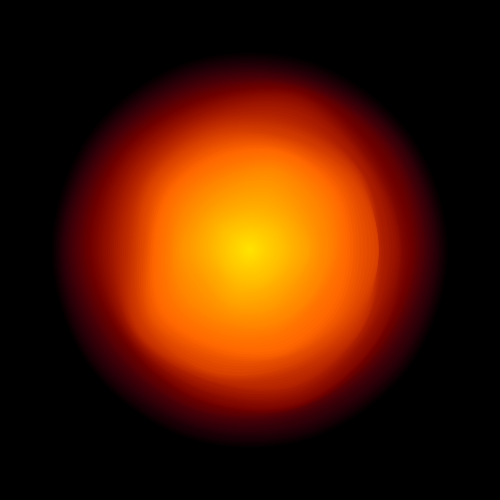
Frame 1 (no input)
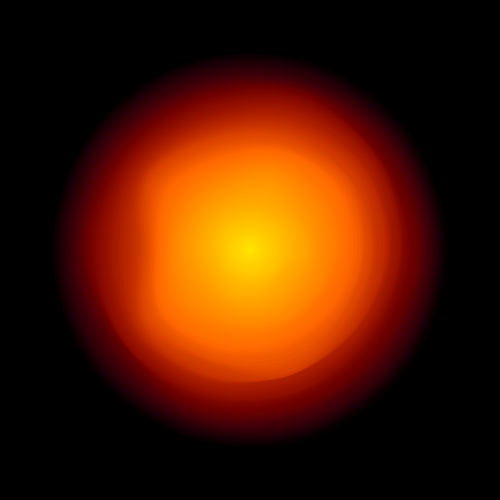
Frame 60 (no input)
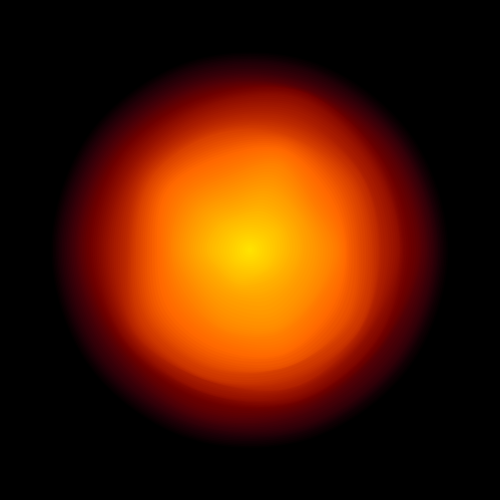
Frame 120 (the mouse pressed at the canvas centre since frame 60)

The p5.js sketch that drew these frames (run headless with seeded random() and noise() and a simulated clock; from frame 60 on, the mouse is pressed at the canvas centre):

// p5.js sketch
// ── sketch.js
// By Roni Kaufman
// Inspired by Dylan Thomas' eponym 1951 poem
// and HAL 9000 from Stanley Kubrick's 1968 movie, "2001: A Space Odyssey"

let kMax;
let step;
let n = 50; // number of blobs
let radius = 0; // diameter of the circle
let inter = 2; // difference between the sizes of two blobs
let maxNoise = 50;

let noiseProg = (x) => x;

function setup() {
  createCanvas(500, 500);
  colorMode(HSB, 1);
  angleMode(DEGREES);
  noFill();
  //noLoop();
  kMax = 2;
  step = 0.01;
  noStroke();
}

function draw() {
  background(0);
  let t = frameCount / 100;
  for (let i = 2 * n; i > 0; i--) {
    let alpha = 1 - i / (2 * n);
    fill((alpha / 5 + 0.95) % 1, 1, alpha * 1.7, 1);
    let size = radius + i * inter;
    let k, noisiness;
    if (i < n) {
      k = kMax * sqrt(i / n);
      noisiness = maxNoise * noiseProg(i / n);
    } else {
      k = kMax * sqrt(1 - (i - n) / n);
      noisiness = maxNoise * noiseProg(1 - (i - n) / n);
    }
    blob(size, width / 2, height / 2, k, t - i * step, noisiness);
  }
}

function blob(size, xCenter, yCenter, k, t, noisiness) {
  beginShape();
  let angleStep = 360 / 10;
  for (let theta = 0; theta <= 360 + 2 * angleStep; theta += angleStep) {
    let r1, r2;
    /*
    if (theta < PI / 2) {
      r1 = cos(theta);
      r2 = 1;
    } else if (theta < PI) {
      r1 = 0;
      r2 = sin(theta);
    } else if (theta < 3 * PI / 2) {
      r1 = sin(theta);
      r2 = 0;
    } else {
      r1 = 1;
      r2 = cos(theta);
    }
    */
    r1 = cos(theta) + 1;
    r2 = sin(theta) + 1;
    let r = size + noise(k * r1, k * r2, t) * noisiness;
    let x = xCenter + r * cos(theta);
    let y = yCenter + r * sin(theta);
    curveVertex(x, y);
  }
  endShape();
}
